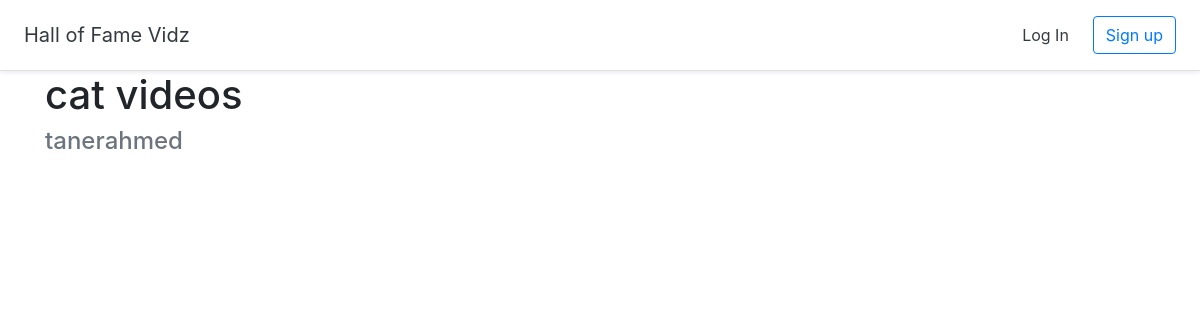
Before: /halloffame/3 with the older database file.
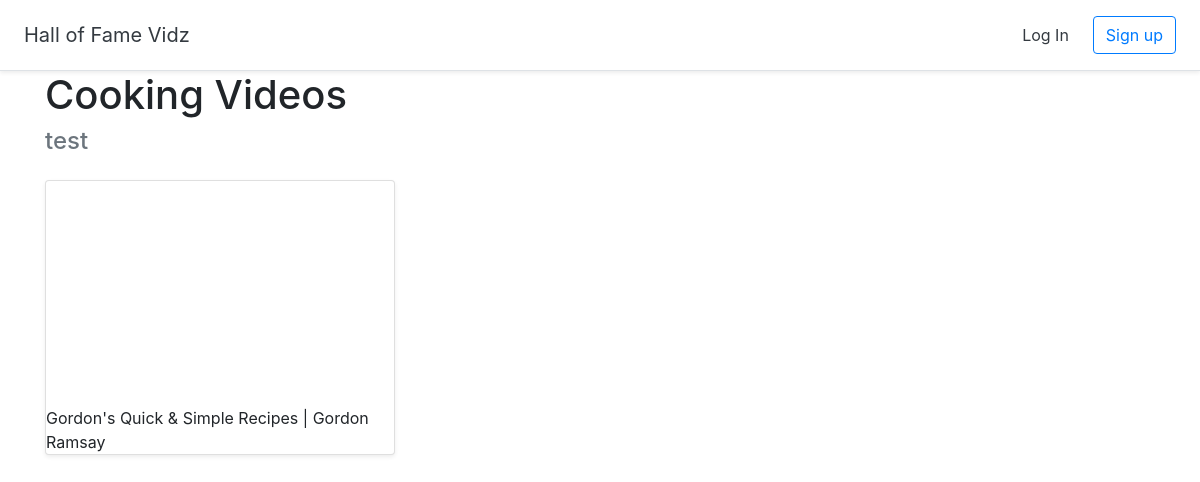
After: the same page with the newer database file.
### halls/models.py (models this page shows, shortened)
class Hall(models.Model):
    title = models.CharField(max_length=255)
    user = models.ForeignKey(User, on_delete=models.CASCADE)

class Video(models.Model):
    title = models.CharField(max_length=255)
    url = models.URLField()
    youtube_id = models.CharField(max_length=255)
    hall = models.ForeignKey(Hall, on_delete=models.CASCADE)

### halls/views.py (the view)
# urls.py: path('halloffame/<int:pk>', views.DetailHall.as_view(), name='detail_hall'),
class DetailHall(generic.DetailView):
    model = Hall
    template_name = 'halls/detail_hall.html'

### halls/templates/halls/detail_hall.html (shortened to what this page needs)
{% extends 'halls/base.html' %}
{% block content %}
<div class="container">
    <h1>{{hall.title}}</h1>
    <h4 class="text-muted">{{hall.user.username}}</h4>
    <div class="row">
        {% for video in hall.video_set.all %}
            <div class="col-md-4 mt-3">
                <div class="card md-4 shadow-sm">
                    <iframe width="100%" height="225" src="https://www.youtube.com/embed/{{ video.youtube_id}}" frameborder="0" allow="accelerometer; autoplay; encrypted-media; gyroscope; picture-in-picture" allowfullscreen></iframe>
                    <div class=""card-body>
                        <p class="card-text">{{ video.title }}</p>
                    </div>
                </div>
            </div>
        {% endfor %}
    </div>
</div>
{% endblock %}

Changed rows visible on the page:
changed Hall: title "cat videos" → "Cooking Videos"; user.username "tanerahmed" → "test"
added Video: title "Gordon's Quick & Simple Recipes | Gordon Ramsay"
